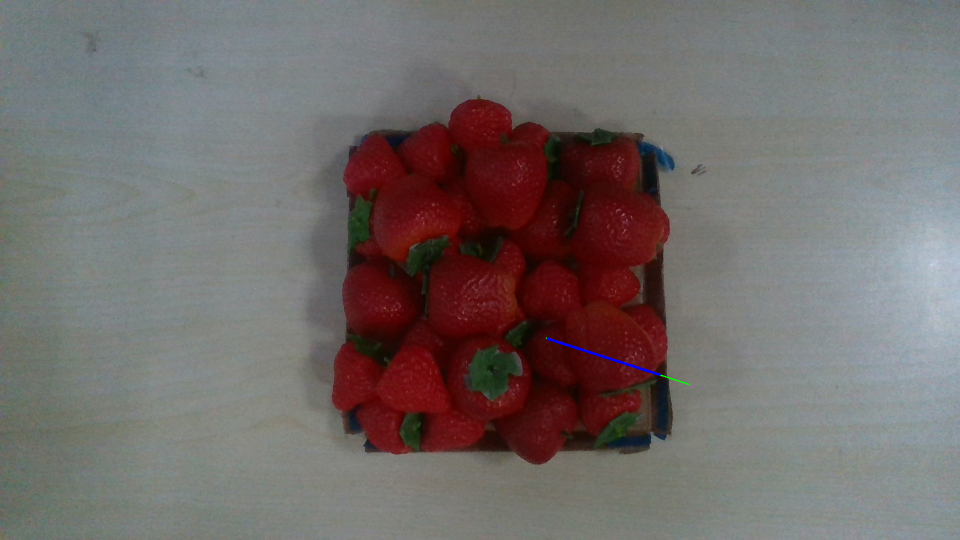
#> input picture src/Yolov5_ros/yolov5_ros/yolov5_ros/scripts/grasp_yolo_1/result/result.png, 1920 x 1080 px, given in place of 1-0.25-0.png, which was not available (shown at 1/2 size)
$ python detect_data_cmp_save.py
#> lines starting #> are read from the running program, lines starting #| are printed output that depends on the picture; after the words box and inside, x2 and y2 are one past the last pixel; in counts of white or black regions, pixels touching at a corner belong together; pictures that were not available may be replaced by others from this repository, and a replacement may not be noted
### src/grasp_pointcloud/script/volume_estimate/detect_bias_save.py
import cv2
import numpy as np
import math

def color_segment_new(path, hsv_min, hsv_max):
#> called with path = './rgb_img/1-0.25-0.png'
    img = cv2.imread(path)
#> img is the input picture: shape (1080, 1920, 3); mean B, G, R 105.3, 106.8, 114.1

    # 获取图像的高度和宽度
    height, width = img.shape[:2]
#> height = 1080; width = 1920
    # 计算需要裁剪的高度和宽度
    new_height = height // 3
#> new_height = 360
    new_width = width // 3
#> new_width = 640
    # 计算裁剪位置的左上角坐标和右下角坐标
    left_x = (width - new_width) // 2
#> left_x = 640
    top_y = (height - new_height) // 2
#> top_y = 360
    right_x = left_x + new_width
#> right_x = 1280
    bottom_y = top_y + new_height
#> bottom_y = 720
    # 裁剪图像
    img = img[top_y:bottom_y, left_x:right_x]
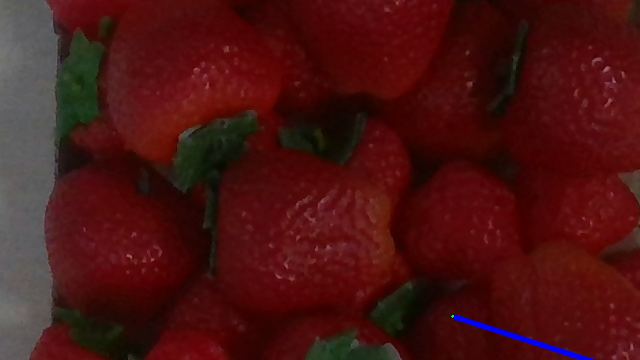
#> img: shape (360, 640, 3); mean B, G, R 18.8, 19.9, 73.4

    img = cv2.GaussianBlur(img, (5, 5), 0)
    imgHSV = cv2.cvtColor(img, cv2.COLOR_BGR2HSV)
#> imgHSV: shape (360, 640, 3); mean H, S, V 51.4, 200.7, 74.6
    lower = np.array(hsv_min)
    upper = np.array(hsv_max)
    # 获得指定颜色范围内的掩码
    mask = cv2.inRange(imgHSV, lower, upper)
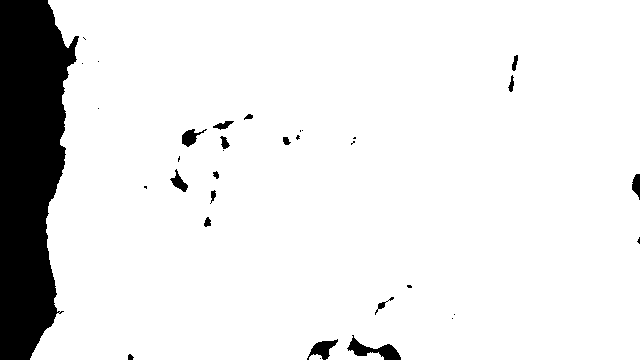
#> mask: shape (360, 640); 90.3% white; 34 black regions (17 under 20 px), largest, box (x1, y1, x2, y2) and area: (0, 0, 79, 360) 20316, (347, 335, 401, 360) 527, (307, 339, 338, 360) 308
    # 对原图图像进行按位与的操作，掩码区域保留
    imgResult = cv2.bitwise_and(img, img, mask=mask)
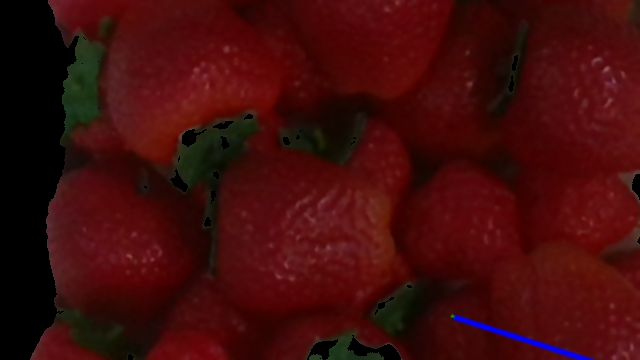
#> imgResult: shape (360, 640, 3); mean B, G, R 10.6, 11.5, 64.8

    # 定义卷积核
    kernel = cv2.getStructuringElement(cv2.MORPH_RECT, (5, 5))
    # 开运算
    opened = cv2.morphologyEx(mask, cv2.MORPH_OPEN, kernel)
#> opened: shape (360, 640); 90.3% white; 29 black regions (12 under 20 px), largest, box (x1, y1, x2, y2) and area: (0, 0, 86, 360) 20361, (347, 335, 401, 360) 536, (307, 339, 338, 360) 323
    # 闭运算
    closed = cv2.morphologyEx(opened, cv2.MORPH_CLOSE, kernel)
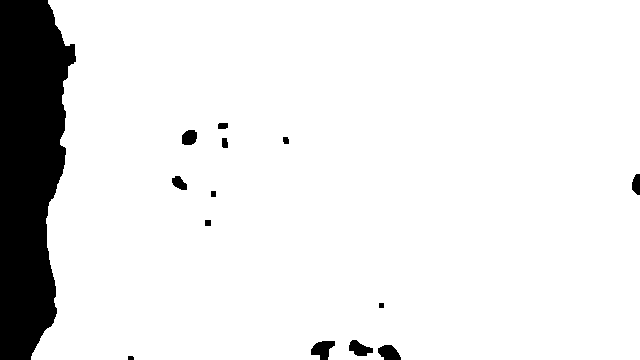
#> closed: shape (360, 640); 90.5% white; 14 black regions, largest, box (x1, y1, x2, y2) and area: (0, 0, 76, 360) 20281, (311, 341, 335, 360) 297, (378, 345, 401, 360) 254

    # [5 lines of commented-out code are left out]
    return closed

# [25 lines left out: function color_segment, not called in this run]

def cal_moments(binary):
    # 寻找非零像素的坐标
    coords = cv2.findNonZero(binary)
#> coords = contour of 208597 points, box (x1, y1, x2, y2) (31, 0, 640, 360), area 1428

    # 计算最小包围矩形
    rect = cv2.minAreaRect(coords)
#> rect = ((335, 179.5), (359, 608), -90)

    # 将矩形坐标转换为整数型
    box = cv2.boxPoints(rect)
#> box = [[639, 359], [31, 359], [31, 0], [639, 0]]
    box = np.int0(box)

    # 绘制最小包围矩形
    cv2.drawContours(binary, [box], 0, (255, 0, 0), 2)
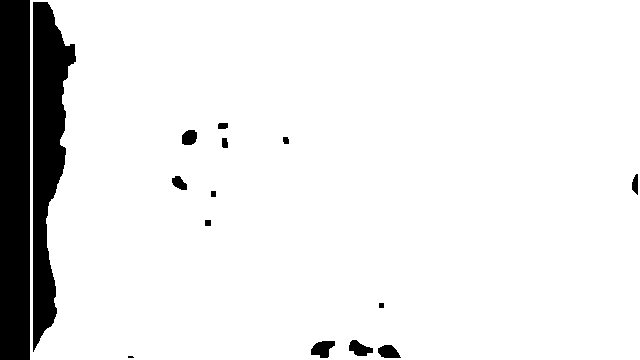
#> binary: shape (360, 640); 91.1% white; 15 black regions (1 under 20 px), largest, box (x1, y1, x2, y2) and area: (0, 0, 30, 360) 10800, (33, 2, 76, 352) 8382, (311, 341, 335, 358) 281

    # 计算最小包围矩形的长边角度
    edge1 = box[0] - box[1]
#> edge1 = [608, 0]
    edge2 = box[1] - box[2]
#> edge2 = [0, 359]
    long_edge = edge1 if np.linalg.norm(edge1) > np.linalg.norm(edge2) else edge2
#> long_edge = [608, 0]
    short_edge = edge2 if np.linalg.norm(edge1) > np.linalg.norm(edge2) else edge1
#> short_edge = [0, 359]
    angle = np.arctan2(-long_edge[0], long_edge[1]) * 180 / np.pi - 180
#> angle = -270
    area_ratio = np.count_nonzero(binary) / (np.linalg.norm(long_edge) * np.linalg.norm(short_edge))
#> area_ratio = 0.961

    # # 显示绘制结果
    # cv2.imshow('Min Area Rect', binary)
    # cv2.waitKey(0)
    # cv2.destroyAllWindows()
    return [np.linalg.norm(long_edge), np.linalg.norm(short_edge), area_ratio]

# [49 lines left out: function draw_angle, not called in this run]

# [4 lines that do not run on import are left out]
        # binary = color_segment(path, [0, 106, 0], [179, 255, 255])
        # cal_moments(binary)

### src/grasp_pointcloud/script/volume_estimate/volume_estimate_func.py
import numpy as np
import open3d as o3d
import copy
import time

STEP = 0.002
X_VAL = 0.01
THRESHOLD = 0.001

# [26 lines left out: function compute_triangle_mesh_volume, not called in this run]


def compute_strawberry_main_direction_and_histogram(pcd):
    # 直通滤波
    # 定义过滤范围
    x_min, x_max = -0.1, 0.1   # x轴过滤范围
    y_min, y_max = -0.1, 0.1   # y轴过滤范围
    z_min, z_max = 0, 1.0   # z轴过滤范围
    # 进行直通滤波
    bbox = o3d.geometry.AxisAlignedBoundingBox(min_bound=(x_min, y_min, z_min), max_bound=(x_max, y_max, z_max))
    pcd_filtered = pcd.crop(bbox)

    # 平面分割
    plane_model, inliers = pcd_filtered.segment_plane(distance_threshold=0.003, ransac_n=3, num_iterations=100)
    inlier_cloud = pcd_filtered.select_down_sample(inliers)     # 平面
    outlier_cloud = pcd_filtered.select_down_sample(inliers, invert=True)       # 平面之外的点云
    n = np.asarray(plane_model)[:3]     # 平面的法向量
    print('平面法向量的值:' + str(plane_model))

    # 离群点滤波
    cl, ind = outlier_cloud.remove_statistical_outlier(nb_neighbors=10, std_ratio=1.0)

    # 再次过滤，RGB值过滤
    # 将点云转换为NumPy数组，以便进行RGB值的过滤
    points = np.asarray(cl.points)
    colors = np.asarray(cl.colors)
    # 设置颜色筛选条件
    red_channel_values = colors[:, 0]
    green_channel_values = colors[:, 1]
    color_filter = ((red_channel_values > 0.2) & (red_channel_values < 0.4)) | (green_channel_values > 0) & (green_channel_values < 0.4)
    # 使用颜色筛选条件选择点云
    filtered_points = points[color_filter]
    filtered_colors = colors[color_filter]
    # 创建新的点云对象并保存
    filtered_pcd = o3d.geometry.PointCloud()
    filtered_pcd.points = o3d.utility.Vector3dVector(filtered_points)
    color = [1, 0, 1]
    filtered_pcd.colors = o3d.utility.Vector3dVector(filtered_colors)
    # filtered_pcd.colors = o3d.utility.Vector3dVector([color for i in range(len(filtered_pcd.points))])

    # 复制预处理后的点云
    filtered_pcd_copy = copy.deepcopy(filtered_pcd)
    # 计算点云中心
    center = filtered_pcd_copy.get_center()

    # 计算平面法向量与基坐标系z轴的变换矩阵
    # 找到平面法向量在三维坐标系中的投影方向
    z = np.array([0, 0, 1])
    proj_dir = np.cross(n, z)
    proj_dir = proj_dir / np.linalg.norm(proj_dir)
    # 找到第二个与平面法向量和其投影方向都垂直的向量
    perp_dir = np.cross(n, proj_dir)
    perp_dir = perp_dir / np.linalg.norm(perp_dir)
    # 构造旋转矩阵
    # rot_mat = np.array([proj_dir, perp_dir, n])
    rot_mat = np.linalg.inv(np.array([proj_dir, perp_dir, n]))
    print('变换后z轴的单位向量:' + str(rot_mat[:, 2]))
    # 创建变换矩阵
    t_matrix = np.identity(4)
    t_matrix[:3, :3] = rot_mat
    t_matrix[0:3, 3] = center
    # print(t_matrix)

    # 计算点云主方向
    # 计算PCA
    filtered_pcd_copy.estimate_normals()
    points = np.asarray(filtered_pcd_copy.points)
    points -= center
    cov = np.dot(points.T, points) / points.shape[0]
    # Singular value decomposition.
    eigen_values, eigen_vectors = np.linalg.eig(cov)
    idx = eigen_values.argsort()[::-1]
    eigen_values = eigen_values[idx]
    eigen_vectors = eigen_vectors[:, idx]
    # 获取主方向向量
    main_direction = eigen_vectors[:, 0]
    print("主方向向量:" + str(main_direction))

    # 计算点云深度直方图
    # 统计直方图
    hist, bin_edges = np.histogram(points[:, 2], bins=12, range=(-0.025, 0.025))
    return (hist, center, main_direction)


# [336 lines left out: function compute_strawberry_volume, not called in this run]

### src/grasp_pointcloud/script/volume_estimate/detect_data_cmp_save.py
from detect_bias_save import color_segment_new, cal_moments
from volume_estimate_func import compute_strawberry_main_direction_and_histogram
import open3d as o3d
import csv
import os
import time

NUM = 20
INIT_HEIGHT = 0.25
ANGLE_STEP_INT = 15
num_step = [i+1 for i in range(NUM)]
height_step = [INIT_HEIGHT+j*0.1 for j in range(3)]
angle_step_int = [k*ANGLE_STEP_INT for k in range(7)]
csv_path = "./data_cmp_raw.csv"

def write_csv(path, result):
    if not os.path.isfile(csv_path):
        with open(csv_path, 'w', newline='') as file:
            writer = csv.writer(file)
            writer.writerow(["no.", "name", "length", "width", "area_ratio", "h1", "h2", "h3", "h4", "h5", "h6",
                             "h7", "h8", "h9", "h10", "h11", "h12", "x", "y", "z", "main_x", "main_y", "main_z"])

    # 打开csv文件获取相关信息
    with open(csv_path, 'r', newline='') as file:
        reader = csv.reader(file)
        reader_list = list(reader)
        csv_length = len(reader_list)
        last_row = reader_list[-1]

    with open(csv_path, "a", newline='') as file:
        writer = csv.writer(file)
        if csv_length == 1:
            writer.writerow([1, path]+result)
        else:
            writer.writerow([int(last_row[0])+1, path]+result)
    print(path + "已保存")

def save_data():
    for i in num_step:
        for j in height_step:
            for k in angle_step_int:
                name = str(i) + "-" + str(j) + "-" + str(k)
                # name = "1-0.25-0"
                # 读取点云
                pcd = o3d.io.read_point_cloud("./pcd/" + name + ".pcd")
                t = time.time()
                mask = color_segment_new("./rgb_img/" + name + ".png", [0, 106, 0], [179, 255, 255])
                result1 = cal_moments(mask)
#> result1 = [608, 359, 0.961]
                result2 = compute_strawberry_main_direction_and_histogram(pcd)
                print(time.time()-t)
                result1.extend(result2[0].tolist())
                result1.extend(result2[1].tolist())
                result1.extend(result2[2].tolist())
                # [8 lines of commented-out code are left out]

if __name__ == "__main__":
#> (the run stopped early here; a loop or call above may not have finished)
